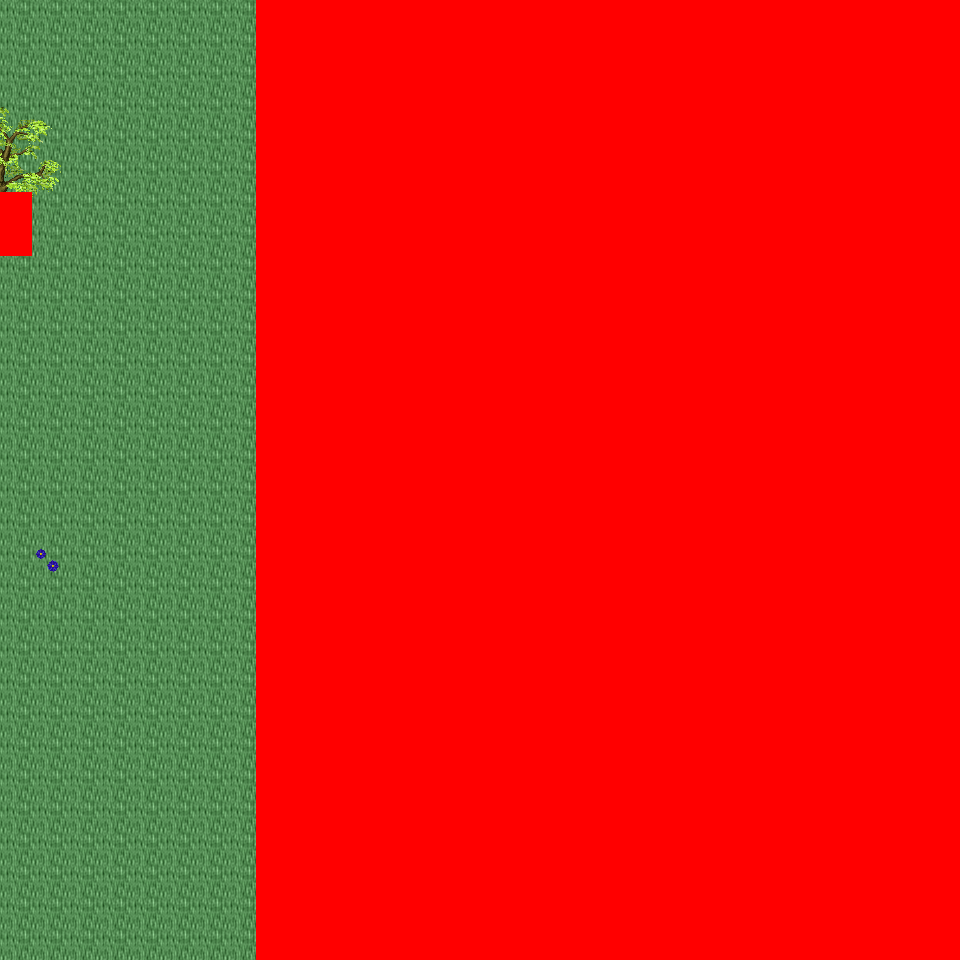

Rendered tile map (Tiled .tmx) drawn with the repository's tilesets; below, a short description and the map source with its tile grids summarised:
An orthogonal 30x30 tile map with 32x32 px tiles, 6 tile layers (Ground, Object, Object2, Above, ...), 30 tilesets and 4 objects (4x mapchange).

<map version="1.0" orientation="orthogonal" renderorder="right-down" width="30" height="30" tilewidth="32" tileheight="32" nextobjectid="5">
  <tileset firstgid="1" name="tileset_logic_collision" tilewidth="32" tileheight="32" tilecount="1" columns="1">
    <image source="../drawable/tileset_logic_collision.png" width="32" height="32" />
  </tileset>
  <tileset firstgid="2" name="tileset_ground_ground" tilewidth="32" tileheight="32" tilecount="33" columns="3">
    <image source="../drawable/tileset_ground_ground.png" width="96" height="352" />
  </tileset>
  <tileset firstgid="35" name="tileset_building_castle" tilewidth="32" tileheight="32" tilecount="320" columns="20">
    <image source="../drawable/tileset_building_castle.png" width="640" height="512" />
  </tileset>
  <tileset firstgid="355" name="tileset_building_roof_blue" tilewidth="32" tileheight="32" tilecount="20" columns="5">
    <image source="../drawable/tileset_building_roof_blue.png" width="160" height="128" />
  </tileset>
  <tileset firstgid="375" name="tileset_item_weapon_cannon" tilewidth="32" tileheight="32" tilecount="12" columns="3">
    <image source="../drawable/tileset_item_weapon_cannon.png" width="96" height="128" />
  </tileset>
  <tileset firstgid="387" name="tileset_ground_stonecircle" tilewidth="32" tileheight="32" tilecount="81" columns="9">
    <image source="../drawable/tileset_ground_stonecircle.png" width="288" height="288" />
  </tileset>
  <tileset firstgid="468" name="tileset_ground_grass_edges" tilewidth="32" tileheight="32" tilecount="36" columns="12">
    <image source="../drawable/tileset_ground_grass_edges.png" width="384" height="96" />
  </tileset>
  <tileset firstgid="504" name="tileset_ground_grass_corners" tilewidth="32" tileheight="32" tilecount="24" columns="6">
    <image source="../drawable/tileset_ground_grass_corners.png" width="192" height="128" />
  </tileset>
  <tileset firstgid="528" name="tileset_plant_tree_fall_trees" tilewidth="32" tileheight="32" tilecount="40" columns="8">
    <image source="../drawable/tileset_plant_tree_fall_trees.png" width="256" height="160" />
  </tileset>
  <tileset firstgid="568" name="tileset_plant_tree_locust_tree" tilewidth="32" tileheight="32" tilecount="20" columns="4">
    <image source="../drawable/tileset_plant_tree_locust_tree.png" width="128" height="160" />
  </tileset>
  <tileset firstgid="588" name="tileset_furniture_light_lamp_blue" tilewidth="32" tileheight="32" tilecount="3" columns="1">
    <image source="../drawable/tileset_furniture_light_lamp_blue.png" width="32" height="96" />
  </tileset>
  <tileset firstgid="591" name="tileset_item_pot_pot_purple" tilewidth="32" tileheight="32" tilecount="1" columns="1">
    <image source="../drawable/tileset_item_pot_pot_purple.png" width="32" height="32" />
  </tileset>
  <tileset firstgid="592" name="tileset_item_pot_barrel_with_flower" tilewidth="32" tileheight="32" tilecount="2" columns="2">
    <image source="../drawable/tileset_item_pot_barrel_with_flower.png" width="64" height="32" />
  </tileset>
  <tileset firstgid="594" name="tileset_item_textile_laundry" tilewidth="32" tileheight="32" tilecount="16" columns="4">
    <image source="../drawable/tileset_item_textile_laundry.png" width="128" height="128" />
  </tileset>
  <tileset firstgid="610" name="tileset_plant_flower_daisy_blue" tilewidth="32" tileheight="32" tilecount="8" columns="2">
    <image source="../drawable/tileset_plant_flower_daisy_blue.png" width="64" height="128" />
  </tileset>
  <tileset firstgid="618" name="tileset_plant_flower_daisy_red" tilewidth="32" tileheight="32" tilecount="8" columns="2">
    <image source="../drawable/tileset_plant_flower_daisy_red.png" width="64" height="128" />
  </tileset>
  <tileset firstgid="626" name="tileset_plant_flower_daisy_white" tilewidth="32" tileheight="32" tilecount="8" columns="2">
    <image source="../drawable/tileset_plant_flower_daisy_white.png" width="64" height="128" />
  </tileset>
  <tileset firstgid="634" name="tileset_plant_flower_daisy_yellow" tilewidth="32" tileheight="32" tilecount="8" columns="2">
    <image source="../drawable/tileset_plant_flower_daisy_yellow.png" width="64" height="128" />
  </tileset>
  <tileset firstgid="642" name="tileset_plant_stump_small_stump" tilewidth="32" tileheight="32" tilecount="4" columns="2">
    <image source="../drawable/tileset_plant_stump_small_stump.png" width="64" height="64" />
  </tileset>
  <tileset firstgid="646" name="tileset_plant_stump_stump_pale_purple" tilewidth="32" tileheight="32" tilecount="4" columns="2">
    <image source="../drawable/tileset_plant_stump_stump_pale_purple.png" width="64" height="64" />
  </tileset>
  <tileset firstgid="650" name="tileset_plant_indoor_small_flowerpots" tilewidth="32" tileheight="32" tilecount="4" columns="2">
    <image source="../drawable/tileset_plant_indoor_small_flowerpots.png" width="64" height="64" />
  </tileset>
  <tileset firstgid="654" name="tileset_plant_leaves" tilewidth="32" tileheight="32" tilecount="8" columns="4">
    <image source="../drawable/tileset_plant_leaves.png" width="128" height="64" />
  </tileset>
  <tileset firstgid="662" name="tileset_building_decoration_chimney" tilewidth="32" tileheight="32" tilecount="2" columns="1">
    <image source="../drawable/tileset_building_decoration_chimney.png" width="32" height="64" />
  </tileset>
  <tileset firstgid="664" name="tileset_building_decoration_orbpedestal" tilewidth="32" tileheight="32" tilecount="2" columns="1">
    <image source="../drawable/tileset_building_decoration_orbpedestal.png" width="32" height="64" />
  </tileset>
  <tileset firstgid="666" name="tileset_plant_lily_pads" tilewidth="32" tileheight="32" tilecount="2" columns="1">
    <image source="../drawable/tileset_plant_lily_pads.png" width="32" height="64" />
  </tileset>
  <tileset firstgid="668" name="tileset_ground_ground_3" tilewidth="32" tileheight="32" tilecount="5" columns="5">
    <image source="../drawable/tileset_ground_ground_3.png" width="160" height="32" />
  </tileset>
  <tileset firstgid="673" name="tileset_building_cottage" tilewidth="32" tileheight="32" tilecount="256" columns="16">
    <image source="../drawable/tileset_building_cottage.png" width="512" height="512" />
  </tileset>
  <tileset firstgid="929" name="tileset_building_roof_thatched_roof" tilewidth="32" tileheight="32" tilecount="256" columns="16">
    <image source="../drawable/tileset_building_roof_thatched_roof.png" width="512" height="512" />
  </tileset>
  <tileset firstgid="1185" name="tileset_building_window_windows" tilewidth="32" tileheight="32" tilecount="256" columns="16">
    <image source="../drawable/tileset_building_window_windows.png" width="512" height="512" />
  </tileset>
  <tileset firstgid="1441" name="tileset_building_door_doors" tilewidth="32" tileheight="32" tilecount="256" columns="16">
    <image source="../drawable/tileset_building_door_doors.png" width="512" height="512" />
  </tileset>
  <layer name="Ground" width="30" height="30">
    <data>[900 cells, 900 non-empty, 2 distinct tile ids]</data>
  </layer>
  <layer name="Object" width="30" height="30">
    <data>[900 cells, 33 non-empty, 11 distinct tile ids]</data>
  </layer>
  <layer name="Object2" width="30" height="30">
    <data>[900 cells, 19 non-empty, 8 distinct tile ids]</data>
  </layer>
  <layer name="Above" width="30" height="30">
    <data>[900 cells, 52 non-empty, 44 distinct tile ids]</data>
  </layer>
  <layer name="Above2" width="30" height="30">
    <data>[900 cells, 0 non-empty, 0 distinct tile ids]</data>
  </layer>
  <layer name="Walkable" width="30" height="30">
    <data>[900 cells, 662 non-empty, 1 distinct tile ids]</data>
  </layer>
  <objectgroup name="MapEvents">
    <!-- 4 objects omitted --></objectgroup>
</map>
<!-- 4 of 4 objects omitted -->
